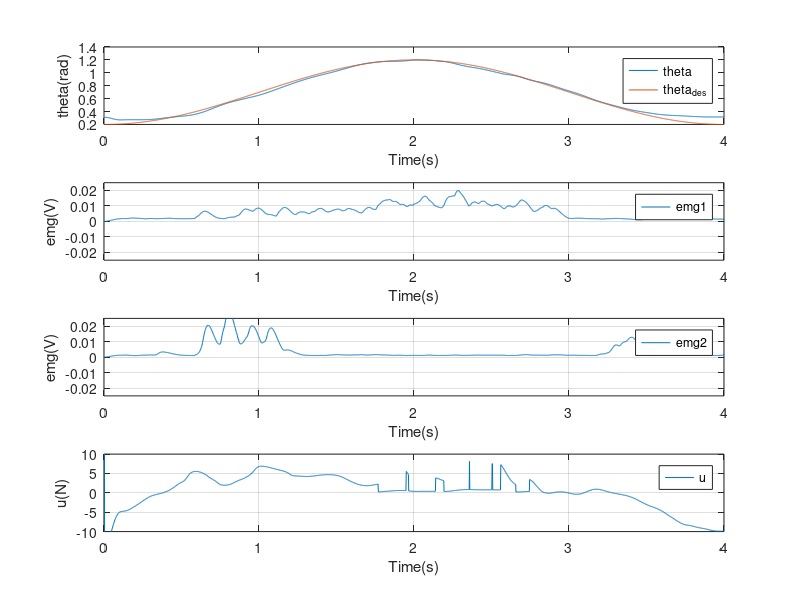

MATLAB code for this plot:
clear
clc
load('fig_mode.mat')

figure(1)
clf

subplot(4,1,1)
plot(tvec(1:2000,:),xvec(1:2000,1));
hold on
plot(tvec(1:2000,:),xdesvec(1:2000,1));
legend theta theta_{des}
xlabel('Time(s)')
ylabel('theta(rad)')

subplot(4,1,2)
plot(tvec(1:2000,:),xvec(1:2000,5));
xlabel('Time(s)')
ylabel('emg(V)')
ylim([-0.025 0.025])
legend emg1
grid on

subplot(4,1,3)
plot(tvec(1:2000,:),xvec(1:2000,6));
xlabel('Time(s)')
ylabel('emg(V)')
ylim([-0.025 0.025])
legend emg2
grid on

subplot(4,1,4)
plot(tvec(1:2000,:),uvec(1:2000,1));
xlabel('Time(s)')
ylabel('u(N)')
ylim([-10 10])
legend u
grid on

set(gcf,'Position',[680   200   560   420+180])

saveas(gcf,'./fig_mode.epsc')